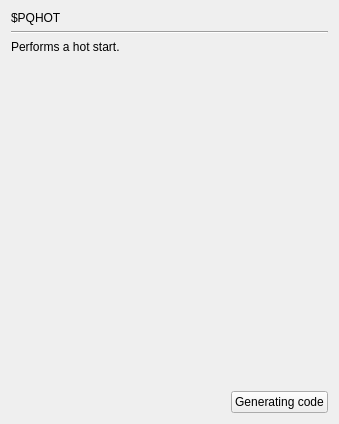
     <widget class="QWidget" name="page_PQHOT">
      <layout class="QGridLayout" name="gridLayout_229">
       <item row="0" column="0" colspan="2">
        <widget class="QLabel" name="label_490">
         <property name="text">
          <string>$PQHOT</string>
         </property>
        </widget>
       </item>
       <item row="1" column="0" colspan="2">
        <widget class="Line" name="line_123">
         <property name="orientation">
          <enum>Qt::Horizontal</enum>
         </property>
        </widget>
       </item>
       <item row="2" column="0" colspan="2">
        <widget class="QLabel" name="label_476">
         <property name="text">
          <string>Performs a hot start.</string>
         </property>
        </widget>
       </item>
       <item row="3" column="1">
        <spacer name="verticalSpacer_123">
         <property name="orientation">
          <enum>Qt::Vertical</enum>
         </property>
         <property name="sizeHint" stdset="0">
          <size>
           <width>20</width>
           <height>331</height>
          </size>
         </property>
        </spacer>
       </item>
       <item row="4" column="0">
        <spacer name="horizontalSpacer_123">
         <property name="orientation">
          <enum>Qt::Horizontal</enum>
         </property>
         <property name="sizeHint" stdset="0">
          <size>
           <width>214</width>
           <height>18</height>
          </size>
         </property>
        </spacer>
       </item>
       <item row="4" column="1">
        <widget class="QPushButton" name="GC_PQHOT">
         <property name="text">
          <string>Generating code</string>
         </property>
        </widget>
       </item>
      </layout>
     </widget>
